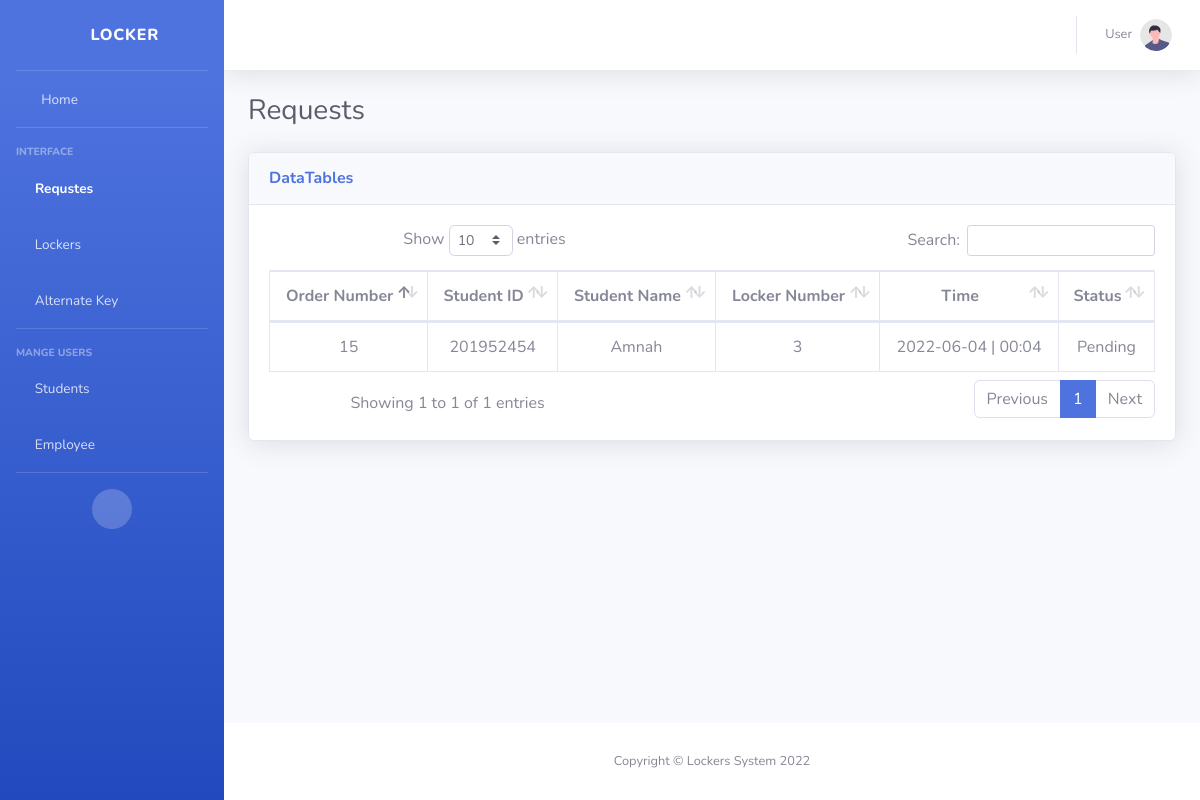
Page /app/dashboard/requstes.php (signed in) on the earlier database version.
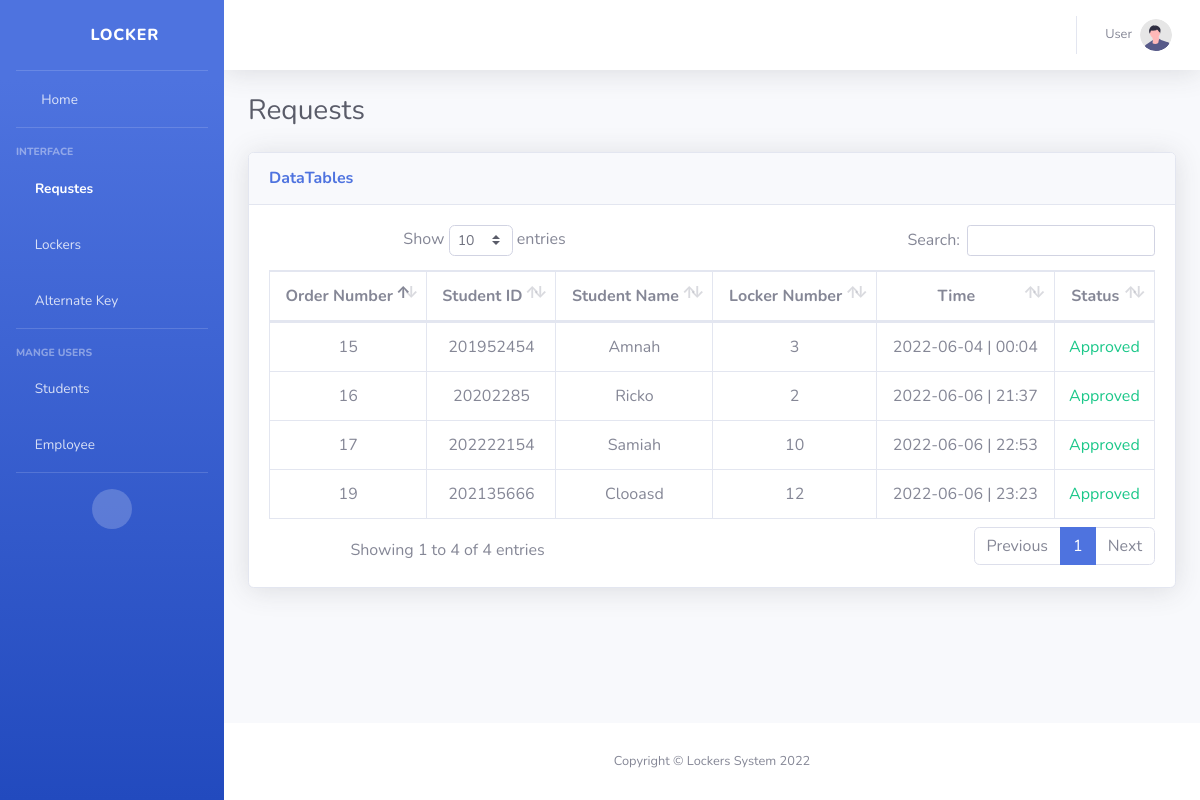
Same page on the later database version.
### tables this page shows
CREATE TABLE `booking` (
  `id` int(11) NOT NULL,
  `student_id` int(11) NOT NULL,
  `locker_id` int(11) NOT NULL,
  `employee_id` int(11) DEFAULT NULL,
  `approved` varchar(25) DEFAULT 'Pending',
  `time_on` int(25) NOT NULL,
  `alternate_key` int(11) NOT NULL DEFAULT '0',
  `attachment` varchar(225) DEFAULT NULL,
  `employee_alternate` int(11) DEFAULT NULL
);

CREATE TABLE `students` (
  `id` int(11) NOT NULL,
  `name` varchar(225) NOT NULL,
  `phone_number` varchar(225) NOT NULL,
  `student_id` varchar(225) NOT NULL,
  `password` varchar(225) NOT NULL
);

### app/dashboard/requstes.php (the view, shortened to what this page needs)
<?php
include "../inc/conf.php";
function finduserbyid($id){
    global $conn;
    $stuent = $conn->query("SELECT * FROM `students` where id = $id")->fetch();
    if(!empty($stuent)):
        return $stuent['name'];
    else:
        return "Unknown";
    endif;
}
function findsidbyid($id){
    global $conn;
    $stuent = $conn->query("SELECT * FROM `students` where id = $id")->fetch();
    if(!empty($stuent)):
        return $stuent['student_id'];
    else:
        return "Unknown";
    endif;
}
function status($arg){
    if($arg == "Approve"){
        return  "<span class='text-success'>Approved</span>";
    }else{
        return "<span class='text-secondary'>Pending</span>";
    }
}
$booking = $conn->query("SELECT * FROM `booking`")->fetchAll();
?>
<!DOCTYPE html>
<html lang="en">
<head>
    <link href="vendor/fontawesome-free/css/all.min.css" rel="stylesheet" type="text/css">
    <link href="css/sb-admin-2.min.css" rel="stylesheet">
    <link href="vendor/datatables/dataTables.bootstrap4.min.css" rel="stylesheet">
</head>
<body id="page-top">
    <div id="wrapper">
        <?php include "header.php" ?>
        <div id="content-wrapper" class="d-flex flex-column">
            <div id="content">
                <nav class="navbar navbar-expand navbar-light bg-white topbar mb-4 static-top shadow">
                    <ul class="navbar-nav ml-auto">
                        <li class="nav-item dropdown no-arrow">
                            <a class="nav-link dropdown-toggle" href="#" id="userDropdown" role="button"
                                data-toggle="dropdown" aria-haspopup="true" aria-expanded="false">
                                <span class="mr-2 d-none d-lg-inline text-gray-600 small">User</span>
                                <img class="img-profile rounded-circle"
                                    src="img/undraw_profile.svg">
                            </a>
                        </li>
                    </ul>
                </nav>
                <div class="container-fluid">
                    <div class="d-sm-flex align-items-center justify-content-between mb-4">
                        <h1 class="h3 mb-0 text-gray-800">Requests</h1>
                    </div>
            <div class="card shadow mb-4">
            <div class="card-header py-3">
              <h6 class="m-0 font-weight-bold text-primary">DataTables</h6>
            </div>
            <div class="card-body">
              <div class="table-responsive text-center" >
                <table class="table table-bordered" id="dataTable" width="100%" cellspacing="0">
                  <thead>
                    <tr>
                      <th>Order Number</th>
                      <th>Student ID</th>
                      <th>Student Name</th>
                      <th>Locker Number</th>
                      <th>Time</th>
                      <th>Status</th>
                    </tr>
                  </thead>
                  <tbody>
                      <?php
                      $i=1;
                      foreach($booking as $val):
                      ?>
                    <tr>
                      <td><?=$val['id']?></td>
                      <td><?=findsidbyid($val['student_id'])?></td>
                      <td><?=finduserbyid($val['student_id'])?></td>
                      <td><?=$val['locker_id']?></td>
                      <td><?=date('Y-m-d | H:i', $val['time_on'])?></td>
                      <td><?=status($val['approved'])?></td>
                    </tr>
                    <?php $i++; endforeach; ?>
                  </tbody>
                </table>
              </div>
            </div>
          </div>
                </div>
            </div>
            <footer class="sticky-footer bg-white">
                <div class="container my-auto">
                    <div class="copyright text-center my-auto">
                        <span>Copyright &copy; Lockers System 2022</span>
                    </div>
                </div>
            </footer>
        </div>
    </div>
</body>
</html>

### app/dashboard/header.php (shortened to what this page needs)
<?php
 $path = parse_url($_SERVER['REQUEST_URI'], PHP_URL_PATH);
 $pagename = basename($path, ".php");
?>
 <ul class="navbar-nav bg-gradient-primary sidebar sidebar-dark accordion" id="accordionSidebar">
     <a class="sidebar-brand d-flex align-items-center justify-content-center" href="index.php">
         <div class="sidebar-brand-icon">
         <i class="fas fa-door-closed"></i>
         </div>
         <div class="sidebar-brand-text mx-3">Locker</div>
     </a>
     <hr class="sidebar-divider my-0">
     <li class="nav-item <?php if($pagename == 'index'){echo 'active';} ?>">
         <a class="nav-link" href="index.php">
             <i class="fas fa-fw fa-tachometer-alt"></i>
             <span>Home</span></a>
     </li>
     <hr class="sidebar-divider">
     <div class="sidebar-heading">
         Interface
     </div>
     <li class="nav-item <?php if($pagename == 'requstes'){echo 'active';} ?>">
         <a class="nav-link" href="requstes.php">
             <i class="fas fa-archive"></i>
             <span>Requstes</span></a>
     </li>
     <li class="nav-item <?php if($pagename == 'locker'){echo 'active';} ?>">
         <a class="nav-link" href="locker.php">
             <i class="fas fa-door-closed"></i>
             <span>Lockers</span></a>
     </li>
     <li class="nav-item <?php if($pagename == 'alternate'){echo 'active';} ?>">
         <a class="nav-link" href="alternate.php">
             <i class="fas fa-key"></i>
             <span>Alternate Key</span></a>
     </li>
     <hr class="sidebar-divider">
     <div class="sidebar-heading">
         Mange Users
     </div>
     <li class="nav-item <?php if($pagename == 'students'){echo 'active';} ?>">
         <a class="nav-link" href="students.php">
             <i class="fas fa-users"></i>
             <span>Students</span></a>
     </li>
     <li class="nav-item <?php if($pagename == 'employee'){echo 'active';} ?>">
         <a class="nav-link" href="employee.php">
             <i class="fas fa-user-tie"></i>
             <span>Employee</span></a>
     </li>
     <hr class="sidebar-divider d-none d-md-block">
     <div class="text-center d-none d-md-inline">
         <button class="rounded-circle border-0" id="sidebarToggle"></button>
     </div>
 </ul>

Differences in the rows shown:
changed booking "Amnah": approved "Pending" → "Approved"
added booking: id "16", student.student_id "20202285", student.name "Ricko", locker "2", time_on "2022-06-06 | 21:37", approved "Approved"
added booking: id "17", student.student_id "202222154", student.name "Samiah", locker "10", time_on "2022-06-06 | 22:53", approved "Approved"
added booking: id "19", student.student_id "202135666", student.name "Clooasd", locker "12", time_on "2022-06-06 | 23:23", approved "Approved"
Other differences:
text written by a page script: "Show entries Search: Showing 1 to 1 of 1 entries Previous 1 Next" → "Show entries Search: Showing 1 to 4 of 4 entries Previous 1 Next"
